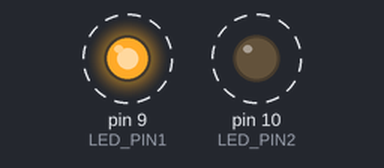
Recording of a sketch running on a simulated Arduino Uno, built with avr-gcc and run on an emulated ATmega328P. On the bench: output pins drawn as LEDs (lit = HIGH). Dashed ring = blinking.

Above: at 0.2 s.
Timing chart, 0 to 3.0 s (numbered marks = the images above):
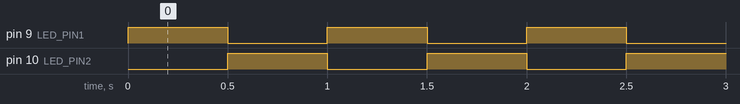

Measured:
- by itself, pin 9 (LED_PIN1), pin 10 (LED_PIN2): alternates HIGH for 0.50 s and LOW for 0.50 s

The sketch:

chapter2_1.ino
```cpp
/*
  chapter2-1
  */

#define LED_PIN1 9
#define LED_PIN2 10

void setup() {
  pinMode(LED_PIN1, OUTPUT);
  pinMode(LED_PIN2, OUTPUT);
}

void loop() {
  digitalWrite(LED_PIN1, HIGH);
  digitalWrite(LED_PIN2, LOW);
  delay(500);
  digitalWrite(LED_PIN1, LOW);
  digitalWrite(LED_PIN2, HIGH);
  delay(500);
}
```
